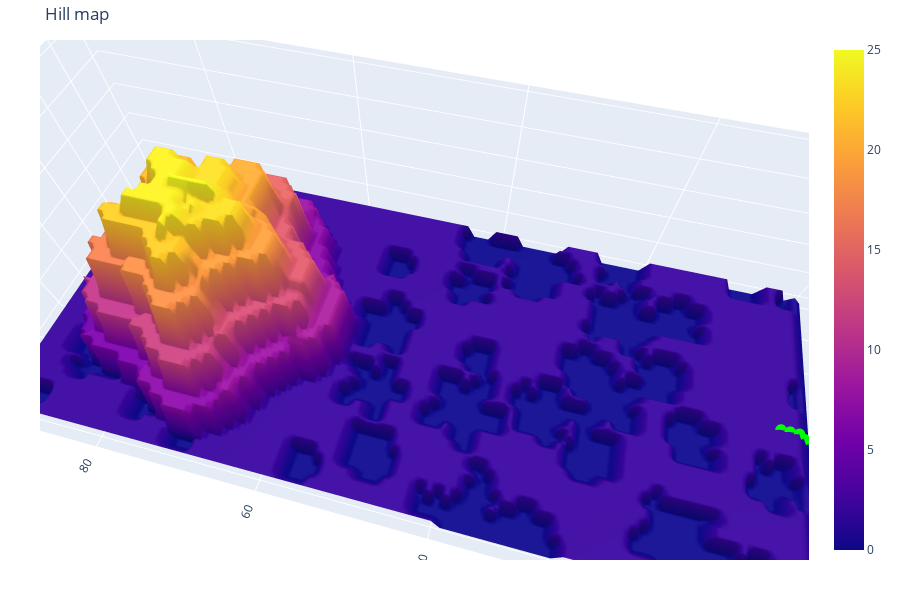

The cell this chart's notebook holds for it:
### Code cell
fig = go.Figure(data = [go.Surface(z = hill_map)])
fig.update_layout(title="Hill map", autosize=False,
                width=900, height=600,
                margin=dict(l=40, r=40, b=40, t=40),
                scene_camera = dict(
                    up=dict(x=0, y=0, z=1),
                    center=dict(x=0, y=0, z=0),
                    eye=dict(x=-0.2, y=0.75, z=1.20)
                    )
                )
fig.show()

### Figure 1 — Plotly figure (JSON) as saved in the notebook; plotly's stock layout.template omitted (floating-point values rounded to 4 significant figures; data arrays with more than 128 entries replaced by an {"elided": "..."} marker saying what was removed)
{"data": [{"type": "surface", "z": {"elided": "41x93 int values"}}, {"line": {"color": "lime", "width": 2}, "marker": {"color": "lime", "size": 4}, "type": "scatter3d", "x": [0, 1, 2, 3, 4], "y": [20, 20, 20, 20, 20], "z": [0, 1, 2, 2, 2]}], "layout": {"autosize": false, "height": 600, "margin": {"b": 40, "l": 40, "r": 40, "t": 40}, "scene": {"camera": {"center": {"x": 0, "y": 0, "z": 0}, "eye": {"x": -0.2, "y": 0.75, "z": 1.2}, "up": {"x": 0, "y": 0, "z": 1}}}, "title": {"text": "Hill map"}, "width": 900}}
